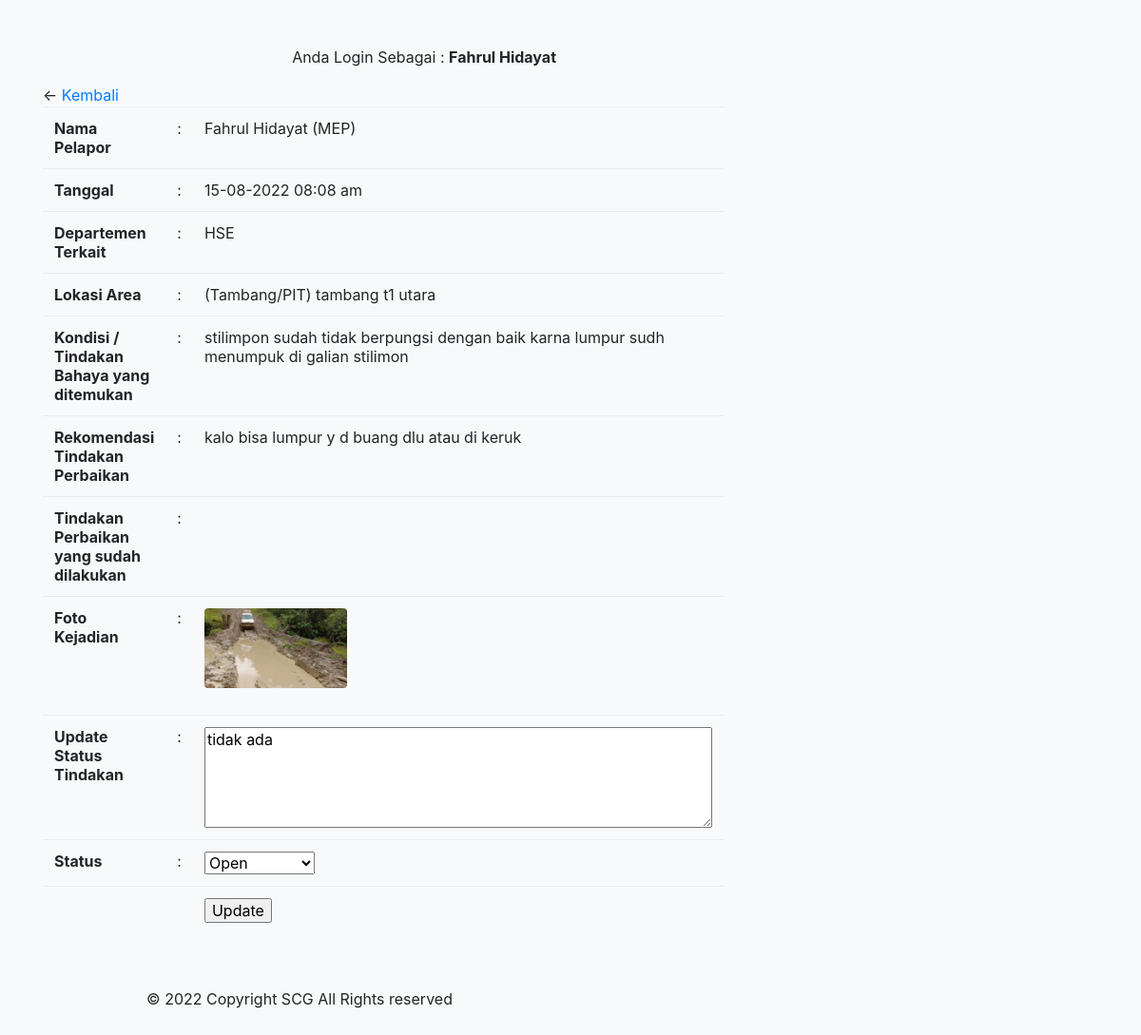
/editgreencardlama.php?id=53 (signed in), run on the app's committed database.
### tables this page shows
CREATE TABLE `greencard` (
  `id` int(10) NOT NULL,
  `nama_pelapor` varchar(50) NOT NULL,
  `tanggal` datetime NOT NULL,
  `dept` varchar(20) NOT NULL,
  `dept_terkait` varchar(20) NOT NULL,
  `lok_area` varchar(100) NOT NULL,
  `lokasi` varchar(100) NOT NULL,
  `kondisi` varchar(100) NOT NULL,
  `rekomendasi` varchar(100) NOT NULL,
  `tindakan` varchar(100) NOT NULL,
  `status` varchar(20) NOT NULL,
  `remark` varchar(150) NOT NULL,
  `foto` varchar(255) NOT NULL,
  `kategori` varchar(50) NOT NULL,
  `duedate` datetime NOT NULL,
  `upd_onprog` varchar(200) NOT NULL,
  `tgl_onprog` datetime NOT NULL,
  `foto_onprog` varchar(255) NOT NULL,
  `upd_close` varchar(200) NOT NULL,
  `tgl_close` datetime NOT NULL,
  `foto_close` varchar(255) NOT NULL
);

### editgreencardlama.php (the view, shortened to what this page needs)
<?php
    include 'connect.php';
?>
<?php
    $id = $_GET['id'];
    $result = mysqli_query($con, "SELECT * FROM greencard WHERE id=$id");
    while($user_data = mysqli_fetch_array($result))
    {
        $nama_pelapor = $user_data['nama_pelapor'];
        $date = $user_data['tanggal'];
        $tgl = date_create($date);
        $tanggal = date_format($tgl, 'd-m-Y h:i a');
        $dept = $user_data['dept'];
        $dept_terkait = $user_data['dept_terkait'];
        $lok_area = $user_data['lok_area'];
        $lokasi = $user_data['lokasi'];
        $kondisi = $user_data['kondisi'];
        $rekomendasi = $user_data['rekomendasi'];
        $tindakan = $user_data['tindakan'];
        $status = $user_data['status'];
        $remark = $user_data['remark'];
        $image = $user_data['foto'];
    }
?>
<html>
<head>
    <link rel="stylesheet" href="css/bootstrap.min.css" />
</head>
<body class="bg-light">
    <div class="container mt-5">
        <div class="row">
            <div class="col-md-6">
            <?php
        		if(ISSET($_SESSION['id'])){
            ?>
            <p style="text-align:right">Anda Login Sebagai : <b><?php echo $nama_pelapor;?></b></p>
            <p>&larr; <a href="greencardreport.php">Kembali</a>
                <table class="table">
                    <tr>
                        <td><b>Nama Pelapor</b></td><td>:</td><td><?php echo $nama_pelapor; ?> (<?php echo $dept; ?>)</td>
                    </tr>
                    <tr>
                        <td><b>Tanggal</b></td><td>:</td><td><?php echo $tanggal; ?></td>
                    </tr>
                    <tr>
                        <td><b>Departemen Terkait</b></td><td>:</td><td><?php echo $dept_terkait; ?></td>
                    </tr>
                    <tr>
                        <td><b>Lokasi Area</b></td><td>:</td><td>(<?php echo $lok_area; ?>) <?php echo $lokasi; ?></td>
                    </tr>
                    <tr>
                        <td><b>Kondisi / Tindakan Bahaya yang ditemukan</b></td><td>:</td><td><?php echo $kondisi; ?></td>
                    </tr>
                    <tr>
                        <td><b>Rekomendasi Tindakan Perbaikan</b></td><td>:</td><td><?php echo $rekomendasi; ?></td>
                    </tr>
                    <tr>
                        <td><b>Tindakan Perbaikan yang sudah dilakukan</b></td><td>:</td><td><?php echo $tindakan; ?></td>
                    </tr>
                    <tr>
                        <td><b>Foto Kejadian</b></td><td>:</td>
                        <td>
                            <?php
                                if (file_exists($image)) {
                                    echo "<img class='img img-responsive rounded mb-3' width='150' img src='$image'>";
                                }else{
                                    echo "Tidak ada gambar";
                                }
                            ?>
                        </td>
                    </tr>
                   <form name="update_user" method="post" action="editgreencard.php">
                    <tr>
                        <td><b>Update Status Tindakan</b></td><td>:</td>
                        <td><textarea name="remark" rows="5" cols="50"><?php echo $remark; ?></textarea></td>
                    </tr>
                    <tr>
                        <td><b>Status</b></td><td>:</td>
                        <td>
                            <select name="status" required>
                                <option><?php echo $status; ?></option>
                            </select>
                        </td>
                    </tr>
                    <tr>
                        <td></td>
                        <td><input type="hidden" name="id" value=<?php echo $_GET['id'];?>></td>
                        <td><input type="submit" name="update" value="Update"></td>
                    </tr>
                    </form>
                </table>
                <br>
                <center>© 2022 Copyright SCG All Rights reserved</center>
                <br><br>
            <?php
                }else{
            ?>
            Anda tidak boleh mengakses halaman ini. <br>
            silahkan <a href="login.php">Login dahulu</a>
            <?php
                }
            ?>
</body>
</html>

### data on the page
greencard: nama_pelapor "Fahrul Hidayat", dept "MEP", tanggal "15-08-2022 08:08 am", dept_terkait "HSE", lok_area "Tambang/PIT", lokasi "tambang t1 utara", kondisi "stilimpon sudah tidak berpungsi dengan baik karna lumpur sudh menumpuk di galian stilimon", rekomendasi "kalo bisa lumpur y d buang dlu atau di keruk", foto (picture), remark "tidak ada", status "Open"
